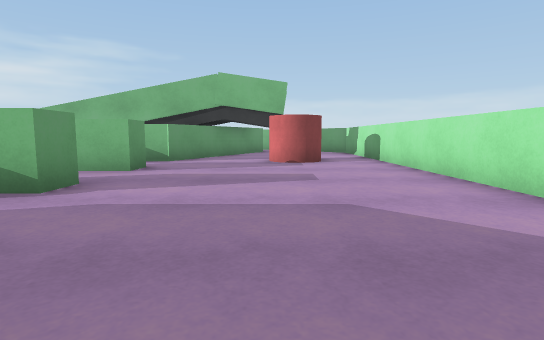
[1] (above)

23 first-person views from a walk through a Unity game level. The camera is 0.68 m above the floor, tilts 6° down and sees 80° across. The floor is counted in squares, 1 m on a side. Each view is taken from the middle of a square. On the plan, view 1 faces up. The plan holds only what a view shows up to about 10 squares ahead; the rest is blank. The place goes on beyond the plan.

[2]
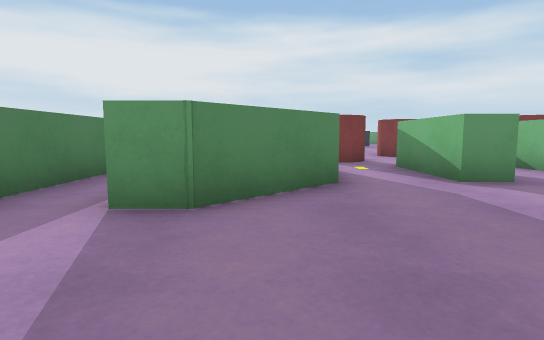

[3]
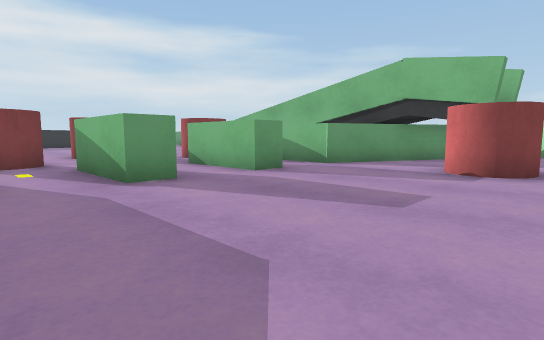

[4]
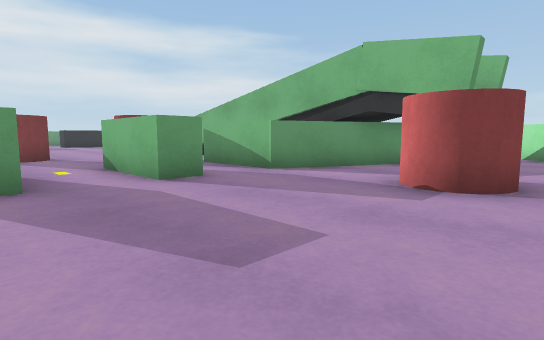

[5]
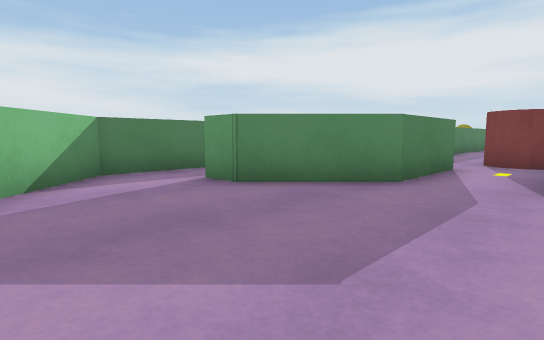

[6]
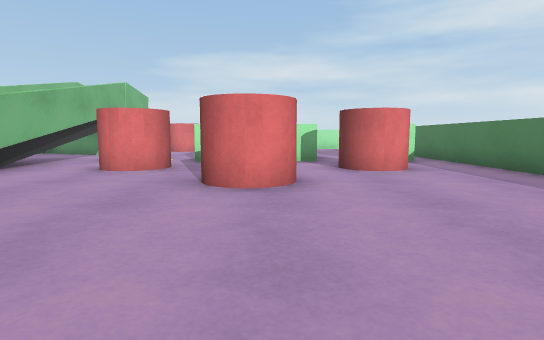

[7]
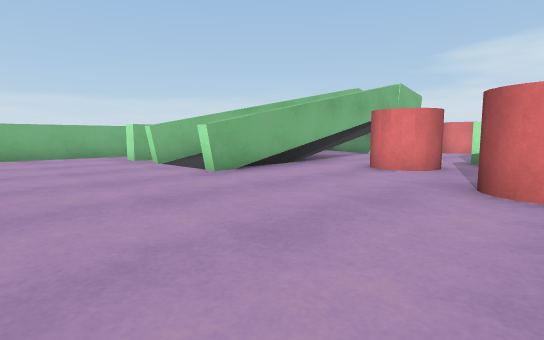

[8]
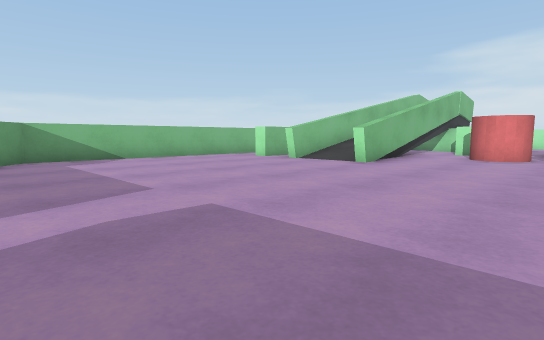

[9]
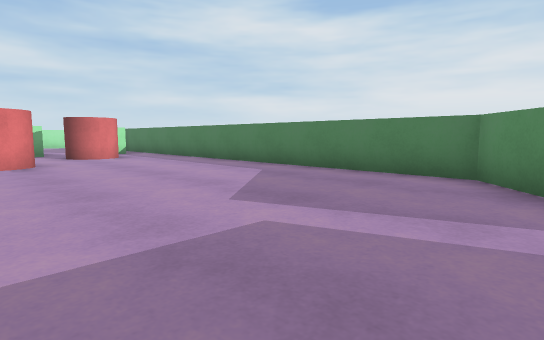

[10]
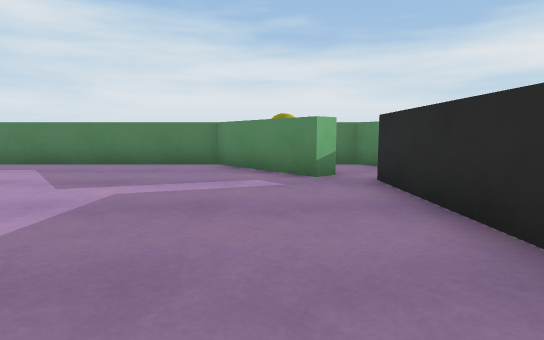

[11]
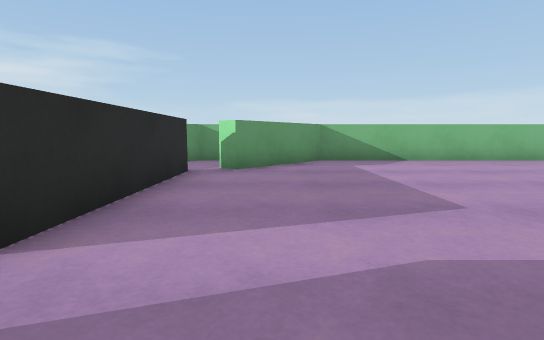

[12]
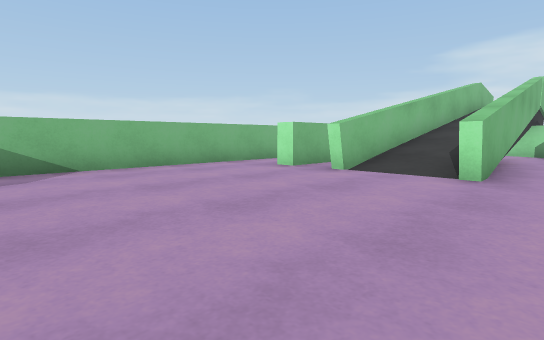

[13]
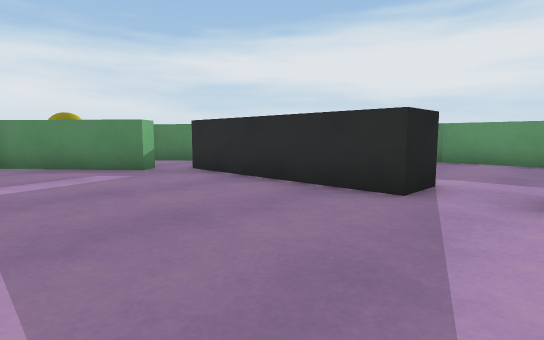

[14]
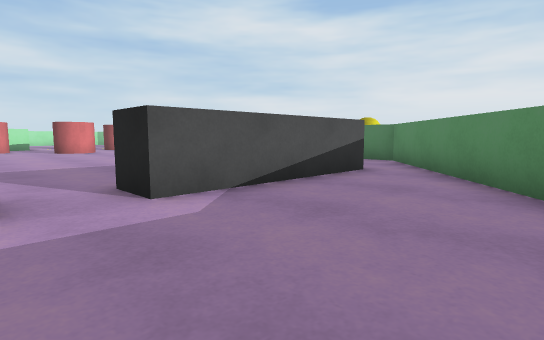

[15]
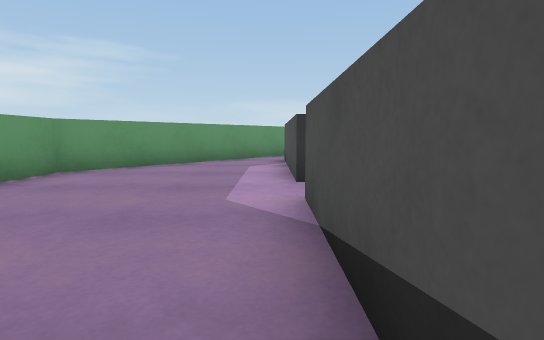

[16]
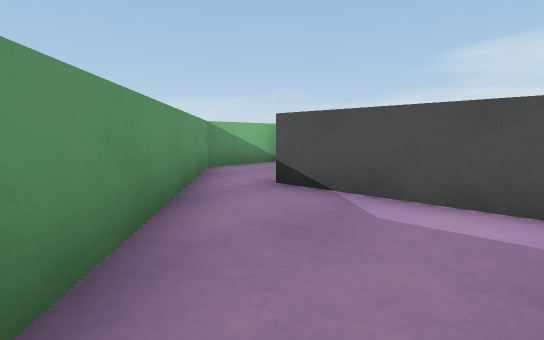

[17]
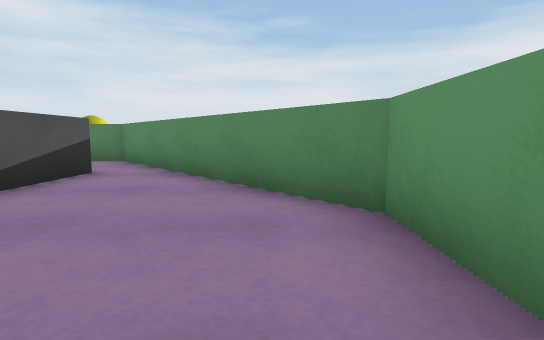

[18]
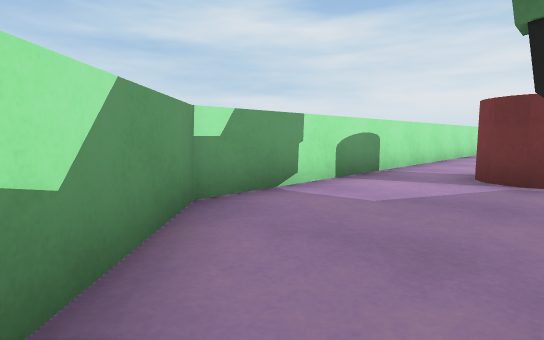

[19]
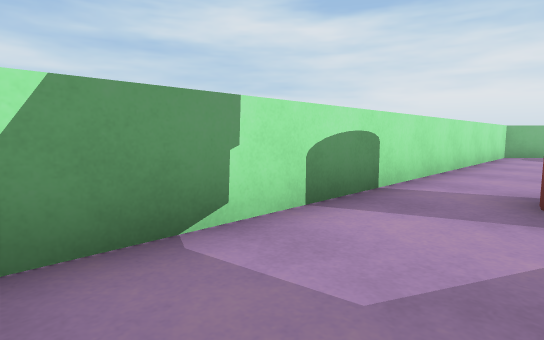

[20]
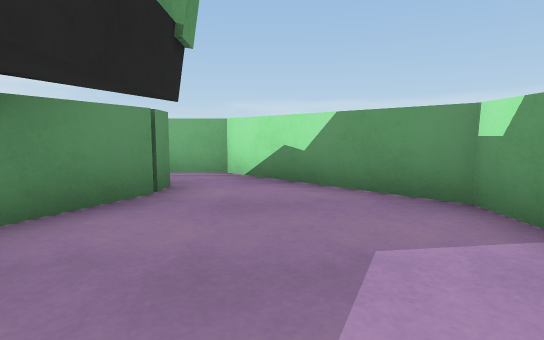

[21]
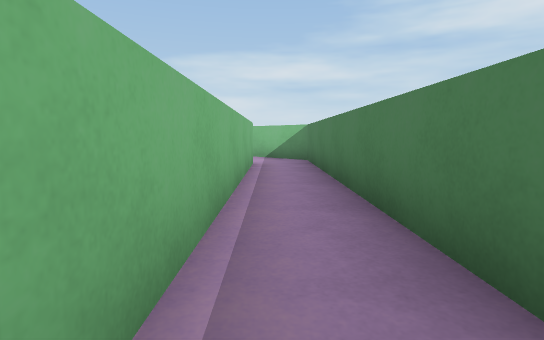

[22]
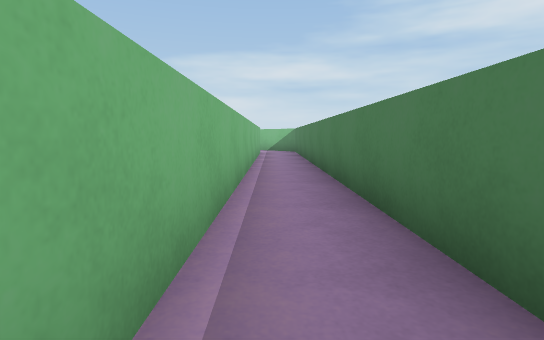

[23]
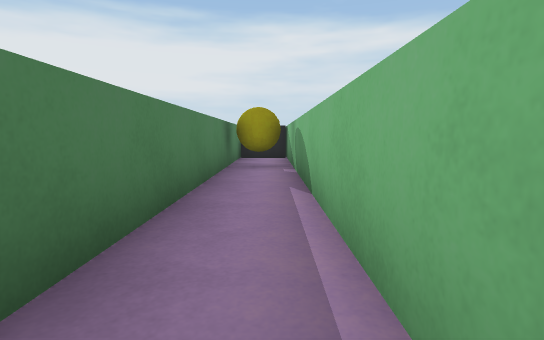

### Floor plan
Points are (right, up) in squares from view 1. A wall is a line through its corners. A room is listed if a view was taken in it or the views show most of it. See-through windows are left out.
Room 1 (views 1, 21, 22, 23)
walls: (-1, 0.4) (-1, -0.5) (-17.4, -0.5); (-20.1, -2) (0.2, -2) (1.1, -1.1)
ways out: opening at (0, 0) to room 2
objects: yellow ball (-19, -1) to (-18, -1)
Room 2 (views 2, 3, 4, 5, 6, 7, 8, 9, 10, 11, 12, 13, 18, 19, 20)
walls: (-3.6, 10.4) (-10.5, 10.2) (-10.5, 10.6); (-8.9, 13.9) (-10.4, 13.9) (-10.4, 14.5); (-3.8, 12.3) (-10.5, 12.6); (-1.8, 10.4) (-2.9, 10.4); (-1.8, 10.8) (-2.8, 8.7); (-10.5, 16) (-16.7, 16) (-18.7, 13.5) (-19.2, 13.9); (0.3, 12.6) (0.3, 10.9); (-19.2, 2.3) (-18.7, 2.7) (-16.7, 0.3) (-3.9, 0.3); (-0.4, 14.5) (-0.4, 13.8) (-1.1, 12.3); (-20.6, 7.5) (-19.6, 7.5) (-19.6, 2.9); (-19.6, 13.4) (-19.6, 8.9); (1.1, -1.1) (3, 0.8) (3, 13.2) (0.2, 16) (-1, 16)
ways out: opening at (0, 0) to room 1; opening at (-20, 8) to room 3; opening at (-10, 15); opening at (-1, 15)
objects: red cylinder (-10, 5) to (-9, 6); red cylinder (-8, 2) to (-7, 3); red cylinder (-8, 7) to (-7, 8); block (-5, 1) to (-4, 2); block (-5, 4) to (-3, 4); block (-5, 7) to (-3, 7); block (-5, 9) to (-4, 9); block (-3, 1) to (-2, 2); red cylinder (0, 8) to (1, 9)
Room 3 (views 14, 15, 16, 17)
walls: (-20.6, 8.8) (-20.6, 13.4); (-20.6, 2.9) (-20.6, 7.5); (-21.9, 13.8) (-25, 10) (-25, 6.2) (-21.6, 2.2)
ways out: opening at (-20, 8) to room 2; opening at (-21, 14) to room 4; opening at (-21, 2)
Room 4 (no view inside)
walls: (-17.9, 16) (-20, 16) (-21.9, 13.8)
ways out: opening at (-21, 14) to room 3

Where each view was taken, in squares from view 1:
view 1: 0 up, 0 right, facing up
view 2: 1 up, 2 right, facing left
view 3: 2 up, 2 right, facing up-left
view 4: 4 up, 2 right, facing up-left
view 5: 4 up, 2 right, facing down-left
view 6: 5 up, 14 left, facing right
view 7: 5 up, 14 left, facing up-right
view 8: 6 up, 18 left, facing up-right
view 9: 6 up, 18 left, facing down-right
view 10: 8 up, 18 left, facing down
view 11: 7 up, 18 left, facing up
view 12: 9 up, 16 left, facing up-right
view 13: 9 up, 16 left, facing down-left
view 14: 9 up, 24 left, facing down-right
view 15: 4 up, 21 left, facing up
view 16: 10 up, 24 left, facing up-right
view 17: 9 up, 24 left, facing down
view 18: 15 up, 0 right, facing down-right
view 19: 13 up, 1 right, facing down-right
view 20: 10 up, 1 right, facing up
view 21: 1 down, 9 left, facing right
view 22: 1 down, 14 left, facing right
view 23: 1 down, 11 left, facing left
